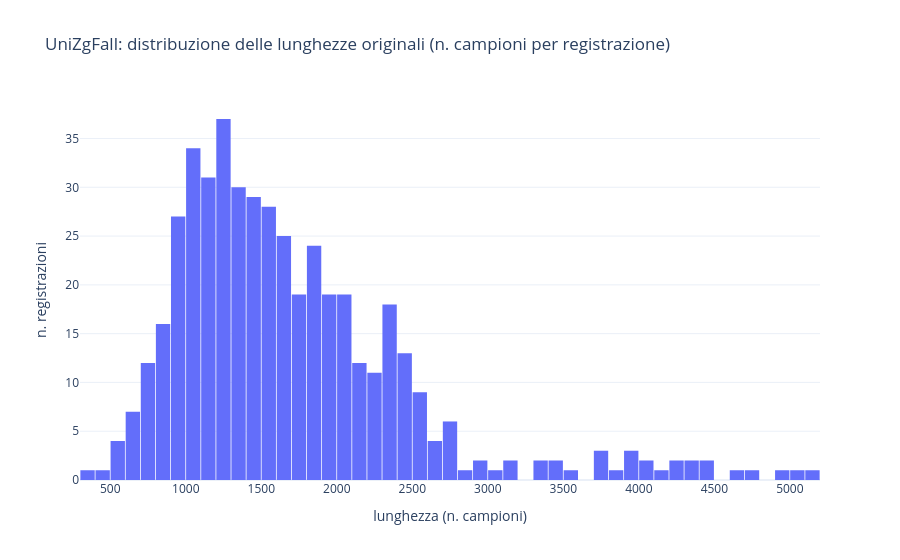
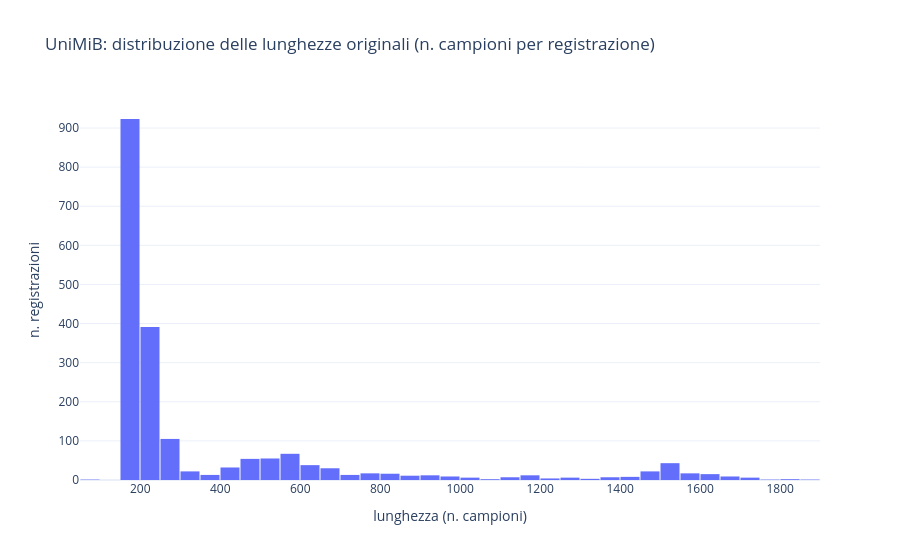

Here is the notebook cell these charts were saved with, in order:
### Code cell
if not HAS_PLOTLY:
    print('Plotly non disponibile: grafici omessi.')
else:
    for name in REC:
        v = V(name)
        if v.empty:
            continue
        fig = px.histogram(v, x='n_rows', nbins=60,
                           title=f'{name}: distribuzione delle lunghezze originali (n. campioni per registrazione)',
                           labels={'n_rows': 'lunghezza (n. campioni)'})
        fig.update_layout(yaxis_title='n. registrazioni', bargap=0.05)
        fig.show()

### Figure 1 — Plotly figure (JSON) as saved in the notebook; plotly's stock layout.template omitted (floating-point values rounded to 4 significant figures; data arrays with more than 128 entries replaced by an {"elided": "..."} marker saying what was removed)
{"data": [{"bingroup": "x", "hovertemplate": "lunghezza (n. campioni)=%{x}<br>count=%{y}<extra></extra>", "legendgroup": "", "marker": {"color": "#636efa", "pattern": {"shape": ""}}, "name": "", "nbinsx": 60, "orientation": "v", "showlegend": false, "type": "histogram", "x": {"elided": "468 int values"}, "xaxis": "x", "yaxis": "y"}], "layout": {"bargap": 0.05, "barmode": "relative", "legend": {"tracegroupgap": 0}, "title": {"text": "UniZgFall: distribuzione delle lunghezze originali (n. campioni per registrazione)"}, "xaxis": {"anchor": "y", "domain": [0, 1], "title": {"text": "lunghezza (n. campioni)"}}, "yaxis": {"anchor": "x", "domain": [0, 1], "title": {"text": "n. registrazioni"}}}}

### Figure 2 — Plotly figure (JSON) as saved in the notebook; plotly's stock layout.template omitted (floating-point values rounded to 4 significant figures; data arrays with more than 128 entries replaced by an {"elided": "..."} marker saying what was removed)
{"data": [{"bingroup": "x", "hovertemplate": "lunghezza (n. campioni)=%{x}<br>count=%{y}<extra></extra>", "legendgroup": "", "marker": {"color": "#636efa", "pattern": {"shape": ""}}, "name": "", "nbinsx": 60, "orientation": "v", "showlegend": false, "type": "histogram", "x": {"elided": "1980 int values"}, "xaxis": "x", "yaxis": "y"}], "layout": {"bargap": 0.05, "barmode": "relative", "legend": {"tracegroupgap": 0}, "title": {"text": "UniMiB: distribuzione delle lunghezze originali (n. campioni per registrazione)"}, "xaxis": {"anchor": "y", "domain": [0, 1], "title": {"text": "lunghezza (n. campioni)"}}, "yaxis": {"anchor": "x", "domain": [0, 1], "title": {"text": "n. registrazioni"}}}}
